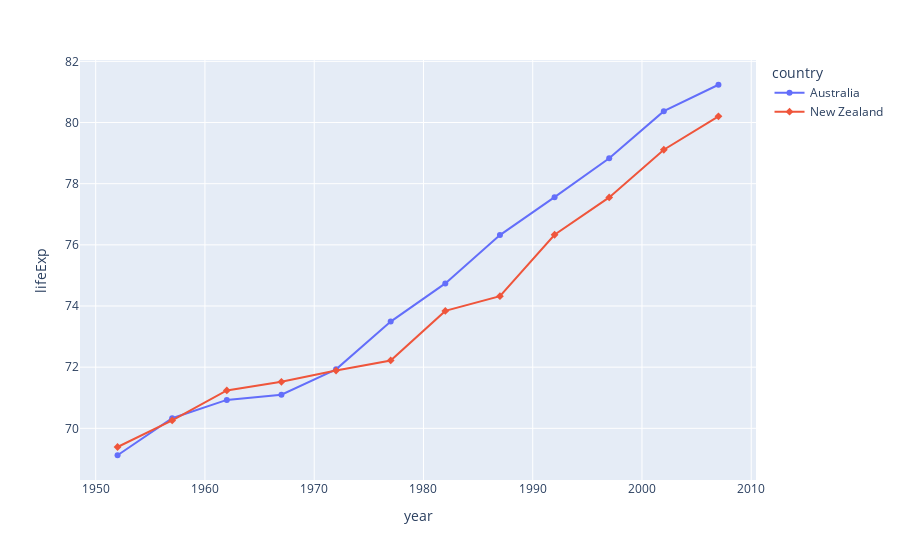

The notebook cell saved with this chart:
### Code cell
import plotly.express as px
df = px.data.gapminder().query("continent == 'Oceania'")
fig = px.line(df, x='year', y='lifeExp', color='country', symbol="country")
fig.show()

### Figure 1 — Plotly figure (JSON) as saved in the notebook; plotly's stock layout.template omitted (floating-point values rounded to 4 significant figures)
{"data": [{"hovertemplate": "country=Australia<br>year=%{x}<br>lifeExp=%{y}<extra></extra>", "legendgroup": "Australia", "line": {"color": "#636efa", "dash": "solid"}, "marker": {"symbol": "circle"}, "mode": "lines+markers", "name": "Australia", "orientation": "v", "showlegend": true, "type": "scatter", "x": [1952, 1957, 1962, 1967, 1972, 1977, 1982, 1987, 1992, 1997, 2002, 2007], "xaxis": "x", "y": [69.12, 70.33, 70.93, 71.1, 71.93, 73.49, 74.74, 76.32, 77.56, 78.83, 80.37, 81.23], "yaxis": "y"}, {"hovertemplate": "country=New Zealand<br>year=%{x}<br>lifeExp=%{y}<extra></extra>", "legendgroup": "New Zealand", "line": {"color": "#EF553B", "dash": "solid"}, "marker": {"symbol": "diamond"}, "mode": "lines+markers", "name": "New Zealand", "orientation": "v", "showlegend": true, "type": "scatter", "x": [1952, 1957, 1962, 1967, 1972, 1977, 1982, 1987, 1992, 1997, 2002, 2007], "xaxis": "x", "y": [69.39, 70.26, 71.24, 71.52, 71.89, 72.22, 73.84, 74.32, 76.33, 77.55, 79.11, 80.2], "yaxis": "y"}], "layout": {"legend": {"title": {"text": "country"}, "tracegroupgap": 0}, "margin": {"t": 60}, "xaxis": {"anchor": "y", "domain": [0, 1], "title": {"text": "year"}}, "yaxis": {"anchor": "x", "domain": [0, 1], "title": {"text": "lifeExp"}}}}
